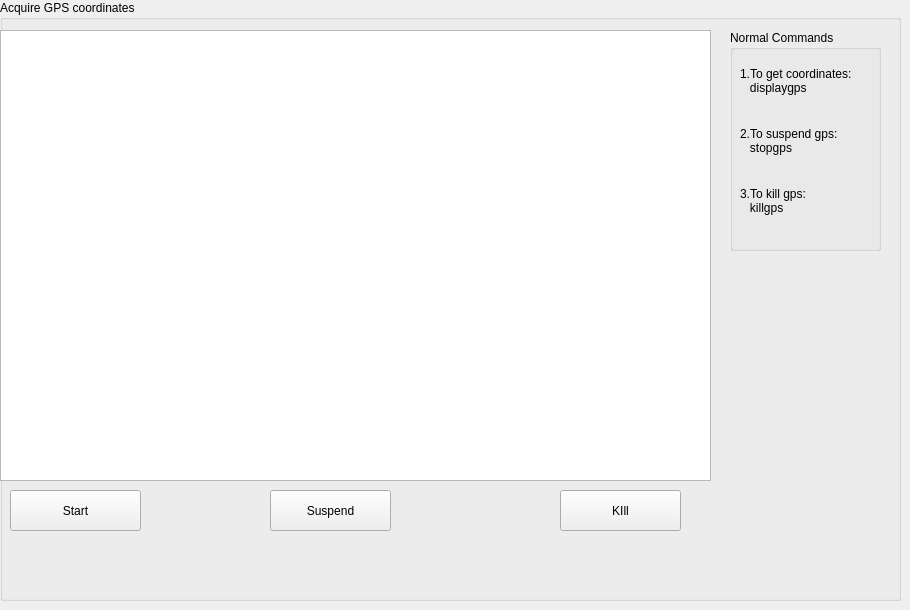
       <widget class="QWidget" name="tab_5">
        <attribute name="title">
         <string>GPS Data</string>
        </attribute>
        <widget class="QGroupBox" name="groupBox_7">
         <property name="geometry">
          <rect>
           <x>0</x>
           <y>0</y>
           <width>901</width>
           <height>601</height>
          </rect>
         </property>
         <property name="title">
          <string>Acquire GPS coordinates</string>
         </property>
         <widget class="QListView" name="gpsview">
          <property name="geometry">
           <rect>
            <x>0</x>
            <y>30</y>
            <width>711</width>
            <height>451</height>
           </rect>
          </property>
         </widget>
         <widget class="QPushButton" name="startgps">
          <property name="geometry">
           <rect>
            <x>10</x>
            <y>490</y>
            <width>131</width>
            <height>41</height>
           </rect>
          </property>
          <property name="text">
           <string>Start</string>
          </property>
         </widget>
         <widget class="QPushButton" name="susgps">
          <property name="geometry">
           <rect>
            <x>270</x>
            <y>490</y>
            <width>121</width>
            <height>41</height>
           </rect>
          </property>
          <property name="text">
           <string>Suspend</string>
          </property>
         </widget>
         <widget class="QPushButton" name="killgps">
          <property name="geometry">
           <rect>
            <x>560</x>
            <y>490</y>
            <width>121</width>
            <height>41</height>
           </rect>
          </property>
          <property name="text">
           <string>KIll</string>
          </property>
         </widget>
         <widget class="QGroupBox" name="groupBox_13">
          <property name="geometry">
           <rect>
            <x>730</x>
            <y>30</y>
            <width>151</width>
            <height>221</height>
           </rect>
          </property>
          <property name="title">
           <string>Normal Commands</string>
          </property>
          <widget class="QLabel" name="label_12">
           <property name="geometry">
            <rect>
             <x>10</x>
             <y>30</y>
             <width>151</width>
             <height>41</height>
            </rect>
           </property>
           <property name="text">
            <string>1.To get coordinates:
   displaygps</string>
           </property>
          </widget>
          <widget class="QLabel" name="label_13">
           <property name="geometry">
            <rect>
             <x>10</x>
             <y>90</y>
             <width>141</width>
             <height>41</height>
            </rect>
           </property>
           <property name="text">
            <string>2.To suspend gps:
   stopgps</string>
           </property>
          </widget>
          <widget class="QLabel" name="label_14">
           <property name="geometry">
            <rect>
             <x>10</x>
             <y>150</y>
             <width>131</width>
             <height>41</height>
            </rect>
           </property>
           <property name="text">
            <string>3.To kill gps:
   killgps</string>
           </property>
          </widget>
         </widget>
        </widget>
       </widget>
